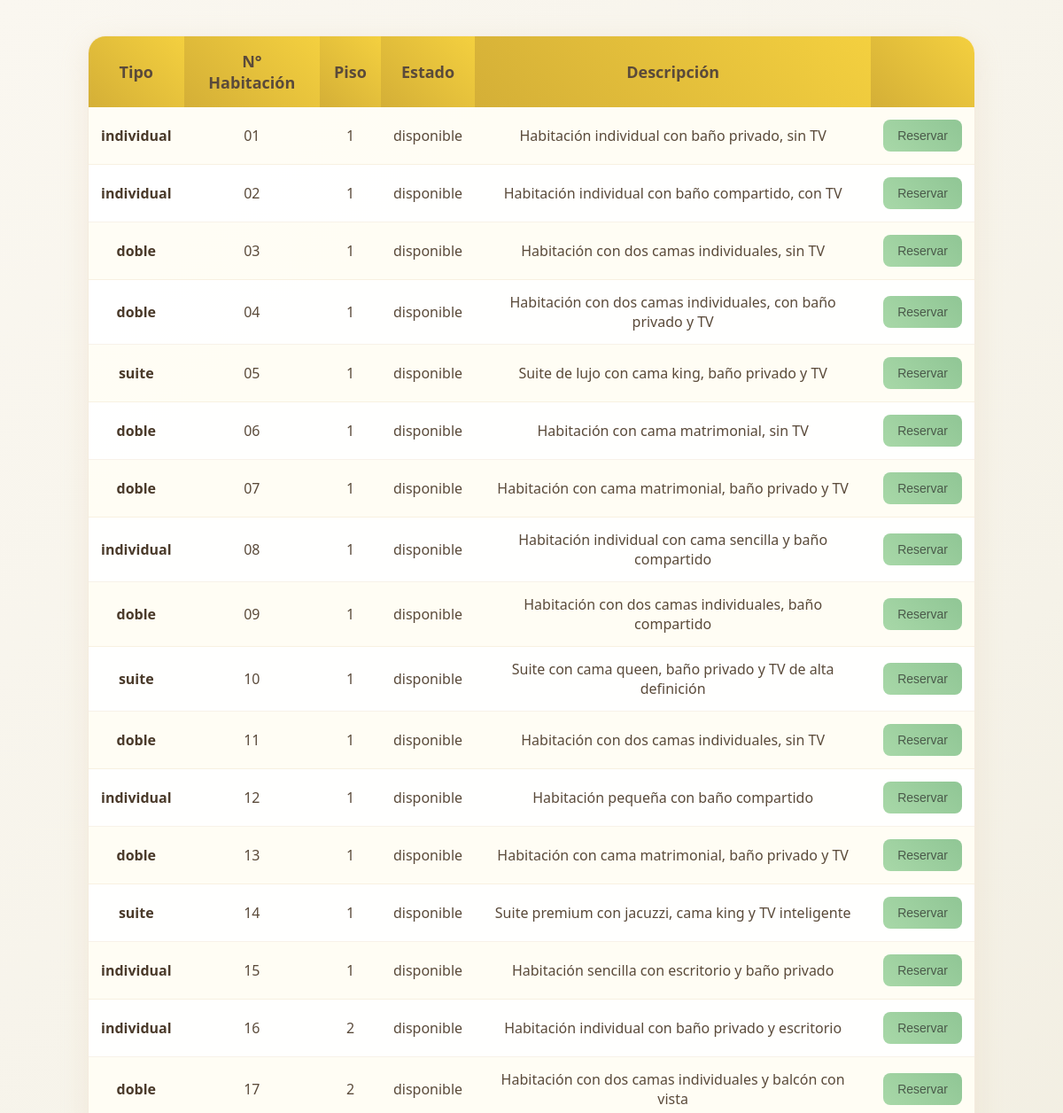
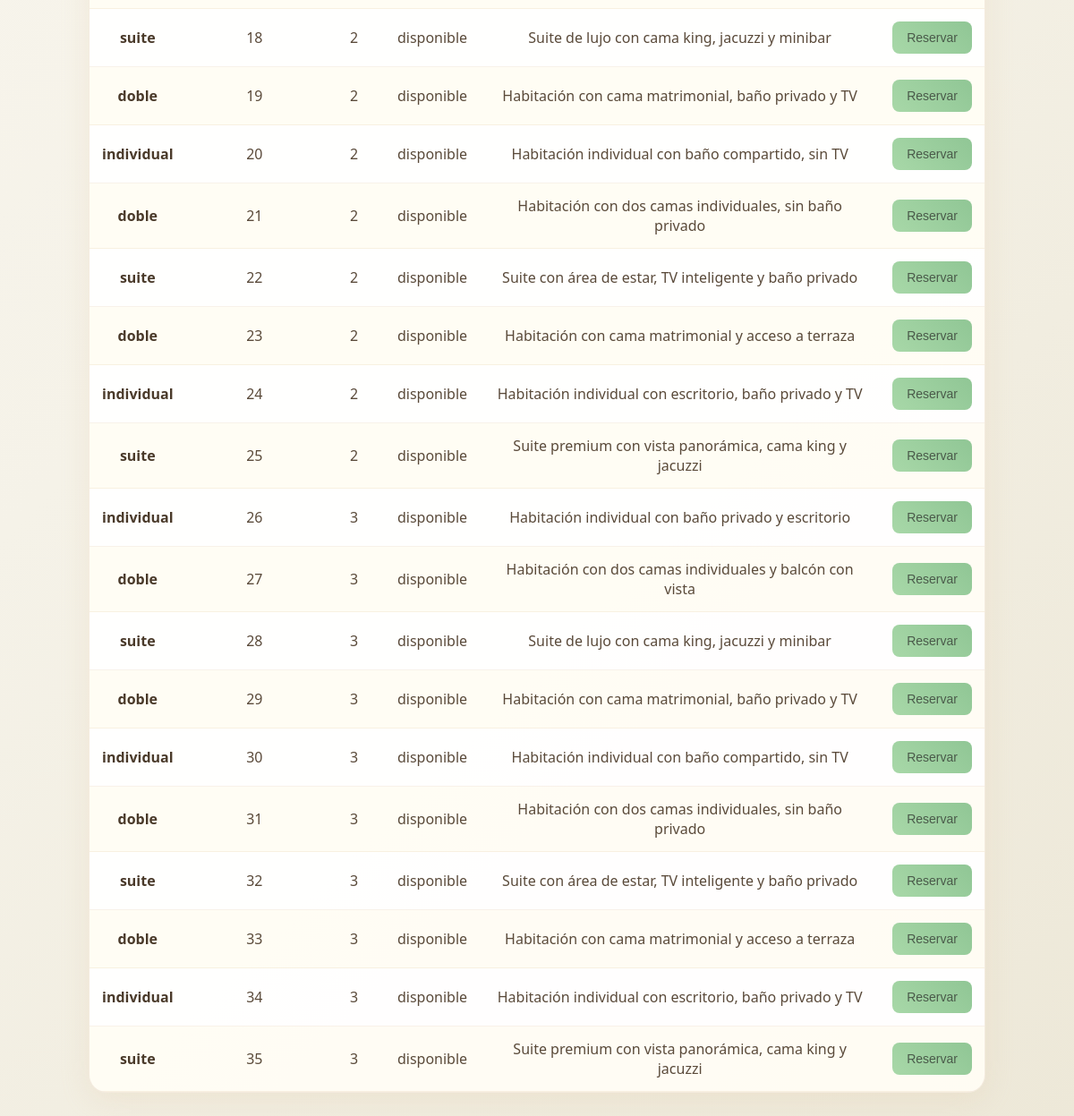
The app's page /listarHabitaciones.php with its own data (2 pictures, top to bottom).
### tables this page shows
CREATE TABLE `habitaciones` (
  `id` int(11) NOT NULL,
  `numero` varchar(10) DEFAULT NULL,
  `piso` int(11) DEFAULT NULL,
  `tipo` varchar(50) DEFAULT NULL,
  `estado` enum('disponible','reservada','ocupado','fuera_servicio') DEFAULT 'disponible',
  `descripcion` varchar(255) DEFAULT NULL
);

### listarHabitaciones.php (the view, shortened to what this page needs)
<?php
include("conexion.php");
if (isset($_GET['tipo'])) {
    $tipo = $_GET['tipo'];
    $sql = "SELECT numero, piso, tipo, estado, descripcion
            FROM habitaciones
            WHERE tipo = '$tipo' AND estado = 'disponible'";
    $result = $conexion->query($sql);
} else {
    $sql = "SELECT numero, piso, tipo, estado, descripcion
            FROM habitaciones
            WHERE estado = 'disponible'";
    $result = $conexion->query($sql);
}
?>
<!DOCTYPE html>
<html lang="es">
<head>
</head>
<body>
<div class="tabla-habitaciones">    <table>
        <tr>
            <th>Tipo</th>
            <th>N° Habitación</th>
            <th>Piso</th>
            <th>Estado</th>
            <th>Descripción</th>
            <th></th>
        </tr>
        <?php if (isset($result) && $result->num_rows > 0): ?>
            <?php while ($row = $result->fetch_assoc()): ?>
                <tr>
                    <td><?= htmlspecialchars($row['tipo']) ?></td>
                    <td><?= htmlspecialchars($row['numero']) ?></td>
                    <td><?= htmlspecialchars($row['piso']) ?></td>
                    <td><?= htmlspecialchars($row['estado']) ?></td>
                    <td><?= htmlspecialchars($row['descripcion']) ?></td>
                    <td><button class="btn-reservar" onclick="javascript:cargarContenido('')">Reservar</button></td>
                </tr>
            <?php endwhile; ?>
        <?php else: ?>
            <tr><td colspan="6" class="mensaje">No hay habitaciones disponibles</td></tr>
        <?php endif; ?>
    </table>
</div>
</body>
</html>

### listarHabitaciones.php (style rules this page uses)
body { font-family: 'Segoe UI', sans-serif; background: linear-gradient(135deg, #faf7f0 0%, #f5f2e8 50%, #ede8d8 100%); margin: 0; padding: 0; color: #5a4a3a; min-height: 100vh; }
.tabla-habitaciones { width: 90%; max-width: 1000px; margin: 40px auto; background: rgba(255, 255, 255, 0.95); border-radius: 20px; box-shadow: 0 8px 32px rgba(218, 188, 150, 0.2); overflow: hidden; border: 1px solid rgba(218, 188, 150, 0.3); }
table { width: 100%; border-collapse: collapse; }
th { background: linear-gradient(45deg, #d4af37, #f4d03f); color: #5a4a3a; font-size: 18px; padding: 16px; }
td { padding: 14px; text-align: center; font-size: 16px; color: #5a4a3a; border-bottom: 1px solid rgba(218, 188, 150, 0.2); background: rgba(255, 255, 255, 0.6); }
tr:nth-child(even) td { background: rgba(244, 208, 63, 0.05); }
td:first-child { font-weight: bold; color: #4a3a2a; }
.btn-reservar { background: linear-gradient(45deg, #a8d8a8, #90c695); color: #4a5a4a; padding: 10px 16px; font-size: 14px; border: none; border-radius: 8px; cursor: pointer; transition: background-color 0.3s ease, transform 0.2s ease; }

### records on screen
habitaciones: tipo "individual", numero "01", piso "1", estado "disponible", descripcion "Habitación individual con baño privado, sin TV"
habitaciones: tipo "individual", numero "02", piso "1", estado "disponible", descripcion "Habitación individual con baño compartido, con TV"
habitaciones: tipo "doble", numero "03", piso "1", estado "disponible", descripcion "Habitación con dos camas individuales, sin TV"
habitaciones: tipo "doble", numero "04", piso "1", estado "disponible", descripcion "Habitación con dos camas individuales, con baño privado y TV"
habitaciones: tipo "suite", numero "05", piso "1", estado "disponible", descripcion "Suite de lujo con cama king, baño privado y TV"
habitaciones: tipo "doble", numero "06", piso "1", estado "disponible", descripcion "Habitación con cama matrimonial, sin TV"
habitaciones: tipo "doble", numero "07", piso "1", estado "disponible", descripcion "Habitación con cama matrimonial, baño privado y TV"
habitaciones: tipo "individual", numero "08", piso "1", estado "disponible", descripcion "Habitación individual con cama sencilla y baño compartido"
habitaciones: tipo "doble", numero "09", piso "1", estado "disponible", descripcion "Habitación con dos camas individuales, baño compartido"
habitaciones: tipo "suite", numero "10", piso "1", estado "disponible", descripcion "Suite con cama queen, baño privado y TV de alta definición"
habitaciones: tipo "doble", numero "11", piso "1", estado "disponible", descripcion "Habitación con dos camas individuales, sin TV"
habitaciones: tipo "individual", numero "12", piso "1", estado "disponible", descripcion "Habitación pequeña con baño compartido"
habitaciones: tipo "doble", numero "13", piso "1", estado "disponible", descripcion "Habitación con cama matrimonial, baño privado y TV"
habitaciones: tipo "suite", numero "14", piso "1", estado "disponible", descripcion "Suite premium con jacuzzi, cama king y TV inteligente"
habitaciones: tipo "individual", numero "15", piso "1", estado "disponible", descripcion "Habitación sencilla con escritorio y baño privado"
habitaciones: tipo "individual", numero "16", piso "2", estado "disponible", descripcion "Habitación individual con baño privado y escritorio"
habitaciones: tipo "doble", numero "17", piso "2", estado "disponible", descripcion "Habitación con dos camas individuales y balcón con vista"
habitaciones: tipo "suite", numero "18", piso "2", estado "disponible", descripcion "Suite de lujo con cama king, jacuzzi y minibar"
habitaciones: tipo "doble", numero "19", piso "2", estado "disponible", descripcion "Habitación con cama matrimonial, baño privado y TV"
habitaciones: tipo "individual", numero "20", piso "2", estado "disponible", descripcion "Habitación individual con baño compartido, sin TV"
habitaciones: tipo "doble", numero "21", piso "2", estado "disponible", descripcion "Habitación con dos camas individuales, sin baño privado"
habitaciones: tipo "suite", numero "22", piso "2", estado "disponible", descripcion "Suite con área de estar, TV inteligente y baño privado"
habitaciones: tipo "doble", numero "23", piso "2", estado "disponible", descripcion "Habitación con cama matrimonial y acceso a terraza"
habitaciones: tipo "individual", numero "24", piso "2", estado "disponible", descripcion "Habitación individual con escritorio, baño privado y TV"
habitaciones: tipo "suite", numero "25", piso "2", estado "disponible", descripcion "Suite premium con vista panorámica, cama king y jacuzzi"
habitaciones: tipo "individual", numero "26", piso "3", estado "disponible", descripcion "Habitación individual con baño privado y escritorio"
habitaciones: tipo "doble", numero "27", piso "3", estado "disponible", descripcion "Habitación con dos camas individuales y balcón con vista"
habitaciones: tipo "suite", numero "28", piso "3", estado "disponible", descripcion "Suite de lujo con cama king, jacuzzi y minibar"
habitaciones: tipo "doble", numero "29", piso "3", estado "disponible", descripcion "Habitación con cama matrimonial, baño privado y TV"
habitaciones: tipo "individual", numero "30", piso "3", estado "disponible", descripcion "Habitación individual con baño compartido, sin TV"
habitaciones: tipo "doble", numero "31", piso "3", estado "disponible", descripcion "Habitación con dos camas individuales, sin baño privado"
habitaciones: tipo "suite", numero "32", piso "3", estado "disponible", descripcion "Suite con área de estar, TV inteligente y baño privado"
habitaciones: tipo "doble", numero "33", piso "3", estado "disponible", descripcion "Habitación con cama matrimonial y acceso a terraza"
habitaciones: tipo "individual", numero "34", piso "3", estado "disponible", descripcion "Habitación individual con escritorio, baño privado y TV"
habitaciones: tipo "suite", numero "35", piso "3", estado "disponible", descripcion "Suite premium con vista panorámica, cama king y jacuzzi"
